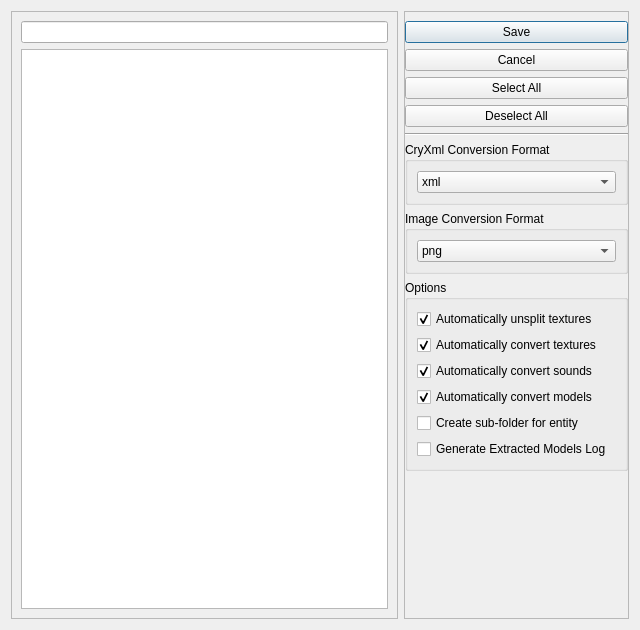
<?xml version="1.0" encoding="UTF-8"?>
<ui version="4.0">
 <class>Form</class>
 <widget class="QWidget" name="Form">
  <property name="geometry">
   <rect>
    <x>0</x>
    <y>0</y>
    <width>640</width>
    <height>630</height>
   </rect>
  </property>
  <property name="windowTitle">
   <string>Form</string>
  </property>
  <layout class="QHBoxLayout" name="horizontalLayout">
   <item>
    <widget class="QFrame" name="ship_entity_frame">
     <property name="frameShape">
      <enum>QFrame::StyledPanel</enum>
     </property>
     <property name="frameShadow">
      <enum>QFrame::Raised</enum>
     </property>
     <layout class="QVBoxLayout" name="verticalLayout_2">
      <item>
       <widget class="QLineEdit" name="listFilter">
        <property name="clearButtonEnabled">
         <bool>true</bool>
        </property>
       </widget>
      </item>
      <item>
       <widget class="QTreeWidget" name="entityTree">
        <property name="styleSheet">
         <string notr="true">QTreeWidget::indicator:unchecked { 
	border: 1px solid gray;
} </string>
        </property>
        <property name="headerHidden">
         <bool>true</bool>
        </property>
        <column>
         <property name="text">
          <string notr="true">1</string>
         </property>
        </column>
       </widget>
      </item>
     </layout>
    </widget>
   </item>
   <item>
    <widget class="QFrame" name="options_frame">
     <property name="minimumSize">
      <size>
       <width>225</width>
       <height>0</height>
      </size>
     </property>
     <property name="maximumSize">
      <size>
       <width>200</width>
       <height>16777215</height>
      </size>
     </property>
     <property name="frameShape">
      <enum>QFrame::StyledPanel</enum>
     </property>
     <property name="frameShadow">
      <enum>QFrame::Raised</enum>
     </property>
     <layout class="QVBoxLayout" name="verticalLayout">
      <property name="leftMargin">
       <number>0</number>
      </property>
      <property name="rightMargin">
       <number>0</number>
      </property>
      <item>
       <widget class="QDialogButtonBox" name="buttonBox">
        <property name="sizePolicy">
         <sizepolicy hsizetype="Expanding" vsizetype="Fixed">
          <horstretch>0</horstretch>
          <verstretch>0</verstretch>
         </sizepolicy>
        </property>
        <property name="orientation">
         <enum>Qt::Vertical</enum>
        </property>
        <property name="standardButtons">
         <set>QDialogButtonBox::Cancel|QDialogButtonBox::Save</set>
        </property>
        <property name="centerButtons">
         <bool>false</bool>
        </property>
       </widget>
      </item>
      <item>
       <widget class="QPushButton" name="selectAllButton">
        <property name="text">
         <string>Select All</string>
        </property>
       </widget>
      </item>
      <item>
       <widget class="QPushButton" name="deselectAllButton">
        <property name="text">
         <string>Deselect All</string>
        </property>
       </widget>
      </item>
      <item>
       <widget class="Line" name="line">
        <property name="orientation">
         <enum>Qt::Horizontal</enum>
        </property>
       </widget>
      </item>
      <item>
       <widget class="QGroupBox" name="groupBox">
        <property name="toolTip">
         <string>StarFab will automatically convert CryXml binary content to standard XML or JSON formatted files.</string>
        </property>
        <property name="title">
         <string>CryXml Conversion Format</string>
        </property>
        <layout class="QVBoxLayout" name="verticalLayout_4">
         <item>
          <widget class="QComboBox" name="opt_cryxmlFmt">
           <item>
            <property name="text">
             <string>xml</string>
            </property>
           </item>
           <item>
            <property name="text">
             <string>json</string>
            </property>
           </item>
          </widget>
         </item>
        </layout>
       </widget>
      </item>
      <item>
       <widget class="QGroupBox" name="groupBox_3">
        <property name="title">
         <string>Image Conversion Format</string>
        </property>
        <layout class="QVBoxLayout" name="verticalLayout_3">
         <item>
          <widget class="QComboBox" name="opt_imgFmt">
           <item>
            <property name="text">
             <string>png</string>
            </property>
           </item>
           <item>
            <property name="text">
             <string>tif</string>
            </property>
           </item>
           <item>
            <property name="text">
             <string>tga</string>
            </property>
           </item>
          </widget>
         </item>
        </layout>
       </widget>
      </item>
      <item>
       <widget class="QGroupBox" name="groupBox_2">
        <property name="title">
         <string>Options</string>
        </property>
        <layout class="QVBoxLayout" name="verticalLayout_5">
         <item>
          <widget class="QCheckBox" name="opt_autoUnsplitTextures">
           <property name="toolTip">
            <string>Automatically un-split &quot;dds.n&quot; files into a single &quot;dds&quot; file</string>
           </property>
           <property name="text">
            <string>Automatically unsplit textures</string>
           </property>
           <property name="checked">
            <bool>true</bool>
           </property>
          </widget>
         </item>
         <item>
          <widget class="QCheckBox" name="opt_autoConvertTextures">
           <property name="enabled">
            <bool>true</bool>
           </property>
           <property name="toolTip">
            <string>Automatically convert DDS textures to TIF formats. This requires automatically unsplitting textures, and the original DDS file will also be extracted.</string>
           </property>
           <property name="text">
            <string>Automatically convert textures</string>
           </property>
           <property name="checked">
            <bool>true</bool>
           </property>
          </widget>
         </item>
         <item>
          <widget class="QCheckBox" name="opt_autoConvertSounds">
           <property name="toolTip">
            <string>Automatically convert referenced ship sound files to ogg files. The converted files will be named by their trigger name.</string>
           </property>
           <property name="text">
            <string>Automatically convert sounds</string>
           </property>
           <property name="checked">
            <bool>true</bool>
           </property>
          </widget>
         </item>
         <item>
          <widget class="QCheckBox" name="opt_autoConvertModels">
           <property name="toolTip">
            <string>Automatically convert CryEngine (.cga/.cgf/.skin/.chr) models to standard formats.</string>
           </property>
           <property name="text">
            <string>Automatically convert models</string>
           </property>
           <property name="checked">
            <bool>true</bool>
           </property>
          </widget>
         </item>
         <item>
          <widget class="QCheckBox" name="opt_createSubFolder">
           <property name="toolTip">
            <string>This will create a new folder with the entity's name in the selected export directory and extract all of the entity's data there. Otherwise, all entities will be extracted into the same selected export directory.</string>
           </property>
           <property name="text">
            <string>Create sub-folder for entity</string>
           </property>
           <property name="checked">
            <bool>false</bool>
           </property>
          </widget>
         </item>
         <item>
          <widget class="QCheckBox" name="opt_genModelLog">
           <property name="toolTip">
            <string>Create an addition log file containing all of the extracted model files (cga/cgf/chr/skin)</string>
           </property>
           <property name="text">
            <string>Generate Extracted Models Log</string>
           </property>
          </widget>
         </item>
        </layout>
       </widget>
      </item>
      <item>
       <spacer name="verticalSpacer">
        <property name="orientation">
         <enum>Qt::Vertical</enum>
        </property>
        <property name="sizeHint" stdset="0">
         <size>
          <width>20</width>
          <height>40</height>
         </size>
        </property>
       </spacer>
      </item>
     </layout>
    </widget>
   </item>
  </layout>
 </widget>
 <resources/>
 <connections/>
</ui>
